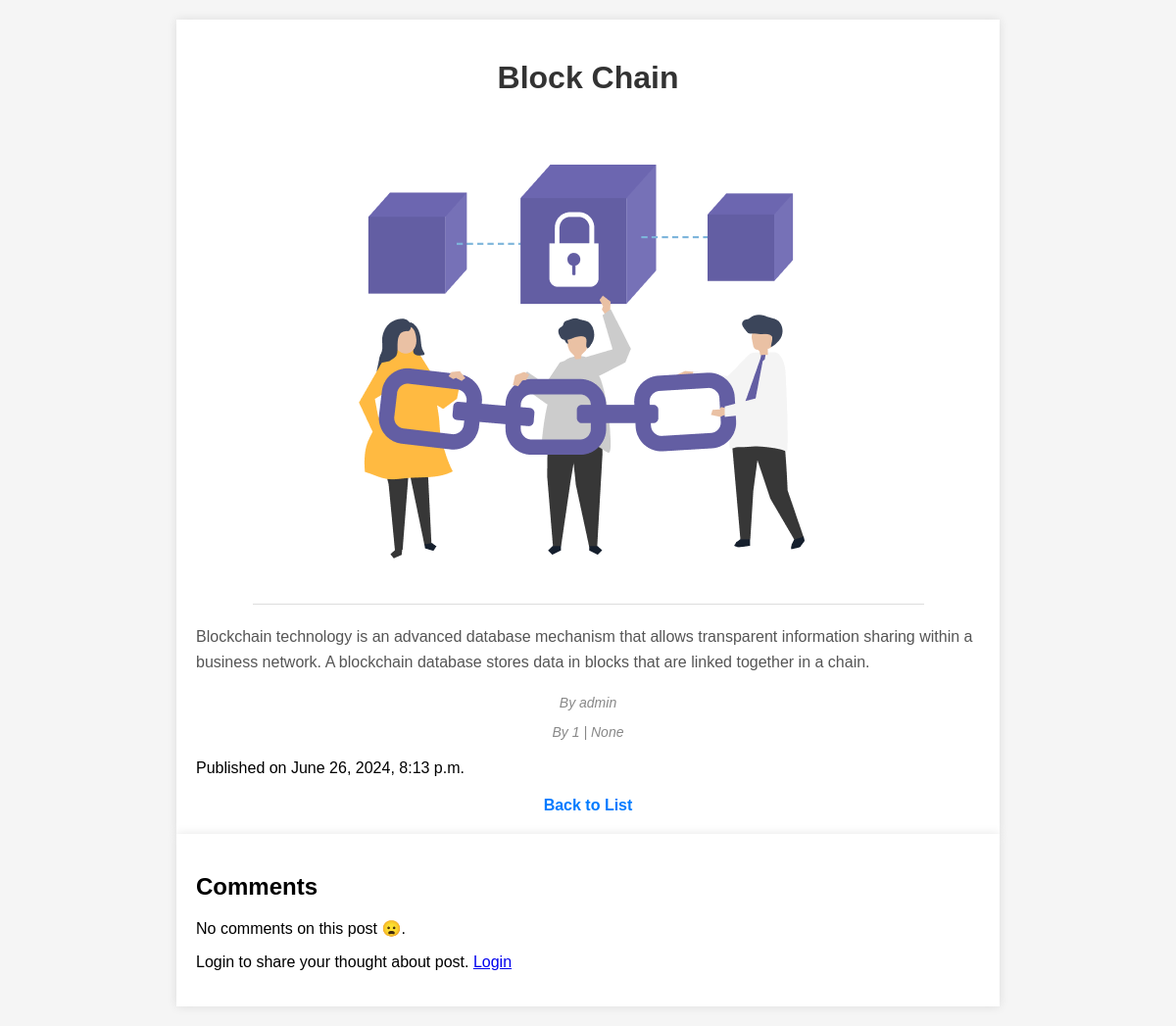
Screenshot of /post/9/ with the database file from the repository.
### blogapp/models.py (models this page shows, shortened)
class Post(models.Model):
    title = models.CharField(max_length=200)
    image = models.ImageField(upload_to='images/')
    description = models.TextField()
    author = models.ForeignKey(User, on_delete=models.CASCADE)
    created_at = models.DateTimeField(auto_now_add=True)

### blogapp/views.py (the view, shortened to what this page needs)
# urls.py: path('post/<int:id>/', post_detail, name='post_detail'),
def post_detail(request, id):
    post = get_object_or_404(Post, id=id)
    comments = post.comments.all()
    form = CommentForm()
    context = {
        'post': post,
        'comments': comments,
        'form': form
    }
    return render(request, 'post_detail.html', context)

### blogapp/templates/post_detail.html (shortened to what this page needs)
<!DOCTYPE html>
<html>
  <head>
  </head>
  <body>
    <div class="container">
      <h1>{{ post.title }}</h1>
      <img
        src="{{ post.image.url }}"
        alt="{{ post.title }}"
        class="post-image"
      />
      <div class="post-content">
        <p>{{ post.description }}</p>
      </div>
      <div class="post-meta">
        <p><em>By {{ post.author }}</em></p>
        <p><em>By {{ post.author.id }} | {{ request.user.id }}</em></p>
      </div>
      <p>Published on {{ post.created_at }}</p>
      <a href="{% url 'home' %}" class="back-link">Back to List</a>
    </div>
    <div class="container">
      <h2>Comments</h2>
      <div>
        <div id="comments">
          {% if comments %} {% for comment in comments %}
          <div>
            <p><strong>{{ comment.name }}</strong>: {{ comment.body }}</p>
            <p>Posted on: {{ comment.created }}</p>
          </div>
          {% endfor %} {% else %}
          <p class="text-lg font-semibold italic text-red-500 ml-12 mt-10">
            No comments on this post 😦.
          </p>
          {% endif %}
        </div>
        {% if request.user.is_authenticated %}
        <h2>Leave a Comment</h2>
        <form id="commentForm" method="post" enctype="multipart/form-data">
          {% csrf_token %} {{ form.as_p }}
          <button type="submit">Comment</button>
        </form>
        {% else %}
        <p>
          Login to share your thought about post.
          <a href="{% url 'login' %}">Login</a>
        </p>
        {% endif %}
      </div>
    </div>
  </body>
</html>

### blogapp/templates/post_detail.html (style rules this page uses)
body { font-family: Arial, sans-serif; background-color: #f5f5f5; margin: 0; padding: 20px; }
.container { max-width: 800px; margin: auto; padding: 20px; background-color: #fff; box-shadow: 0 0 10px rgba(0, 0, 0, 0.1); }
h1 { text-align: center; color: #333; margin-bottom: 20px; }
.post-image { display: block; max-width: 100%; height: auto; margin: 0 auto 20px; border-bottom: 1px solid #ddd; }
.post-content { margin-bottom: 20px; color: #555; line-height: 1.6; }
.post-meta { text-align: center; color: #888; font-size: 14px; margin-bottom: 20px; }
.back-link { display: block; text-align: center; color: #007bff; text-decoration: none; font-weight: bold; margin-top: 20px; }

### rows the page displays
Post: title "Block Chain", image (picture), description "Blockchain technology is an advanced database mechanism that allows transparent information sharing within a business network. A blockchain database stores data in blocks that are linked together in a chain.", author "admin", author.id "1", created_at "June 26, 2024, 8:13 p.m."

### other values shown
{{ request.user.id }} "None"
